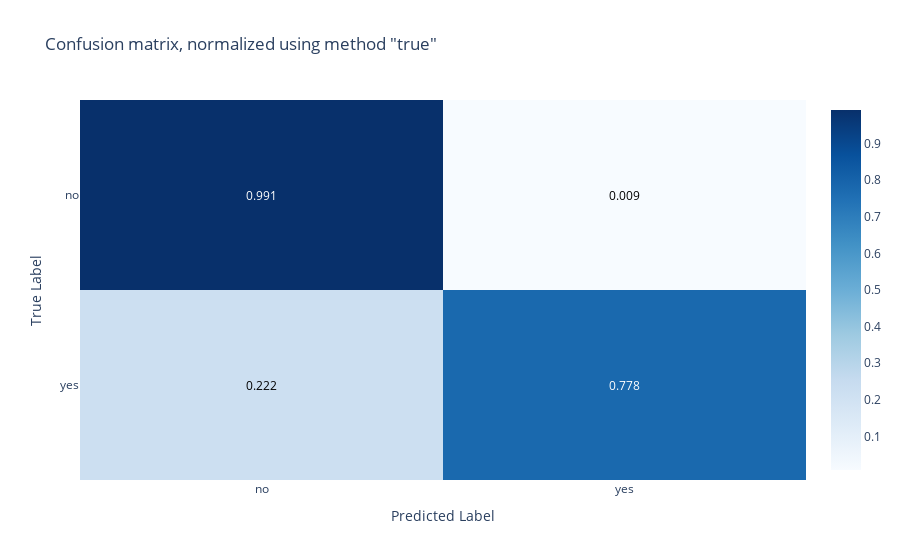

The notebook cell this image was saved under:
### Code cell
graph_confusion_matrix(y_test, y_pred_xgb)

### Figure 1 — Plotly figure (JSON) as saved in the notebook; plotly's stock layout.template omitted (floating-point values rounded to 4 significant figures)
{"data": [{"colorscale": [[0, "rgb(247,251,255)"], [0.125, "rgb(222,235,247)"], [0.25, "rgb(198,219,239)"], [0.375, "rgb(158,202,225)"], [0.5, "rgb(107,174,214)"], [0.625, "rgb(66,146,198)"], [0.75, "rgb(33,113,181)"], [0.875, "rgb(8,81,156)"], [1, "rgb(8,48,107)"]], "customdata": [[902, 8], [34, 119]], "hovertemplate": "<b>True</b>: %{y}<br><b>Predicted</b>: %{x}<br><b>Normalized Count</b>: %{z}<br><b>Raw Count</b>: %{customdata} <br><extra></extra>", "reversescale": false, "showscale": true, "type": "heatmap", "x": ["no", "yes"], "y": ["no", "yes"], "z": [[0.9912, 0.008791], [0.2222, 0.7778]]}], "layout": {"annotations": [{"font": {"color": "#FFFFFF"}, "showarrow": false, "text": "0.991", "x": "no", "xref": "x", "y": "no", "yref": "y"}, {"font": {"color": "#000000"}, "showarrow": false, "text": "0.009", "x": "yes", "xref": "x", "y": "no", "yref": "y"}, {"font": {"color": "#000000"}, "showarrow": false, "text": "0.222", "x": "no", "xref": "x", "y": "yes", "yref": "y"}, {"font": {"color": "#FFFFFF"}, "showarrow": false, "text": "0.778", "x": "yes", "xref": "x", "y": "yes", "yref": "y"}], "title": {"text": "Confusion matrix, normalized using method \"true\""}, "xaxis": {"dtick": 1, "gridcolor": "rgb(0, 0, 0)", "side": "bottom", "ticks": "", "tickvals": ["no", "yes"], "title": {"text": "Predicted Label"}, "type": "category"}, "yaxis": {"autorange": "reversed", "dtick": 1, "ticks": "", "ticksuffix": "  ", "tickvals": ["no", "yes"], "title": {"text": "True Label"}, "type": "category"}}}
